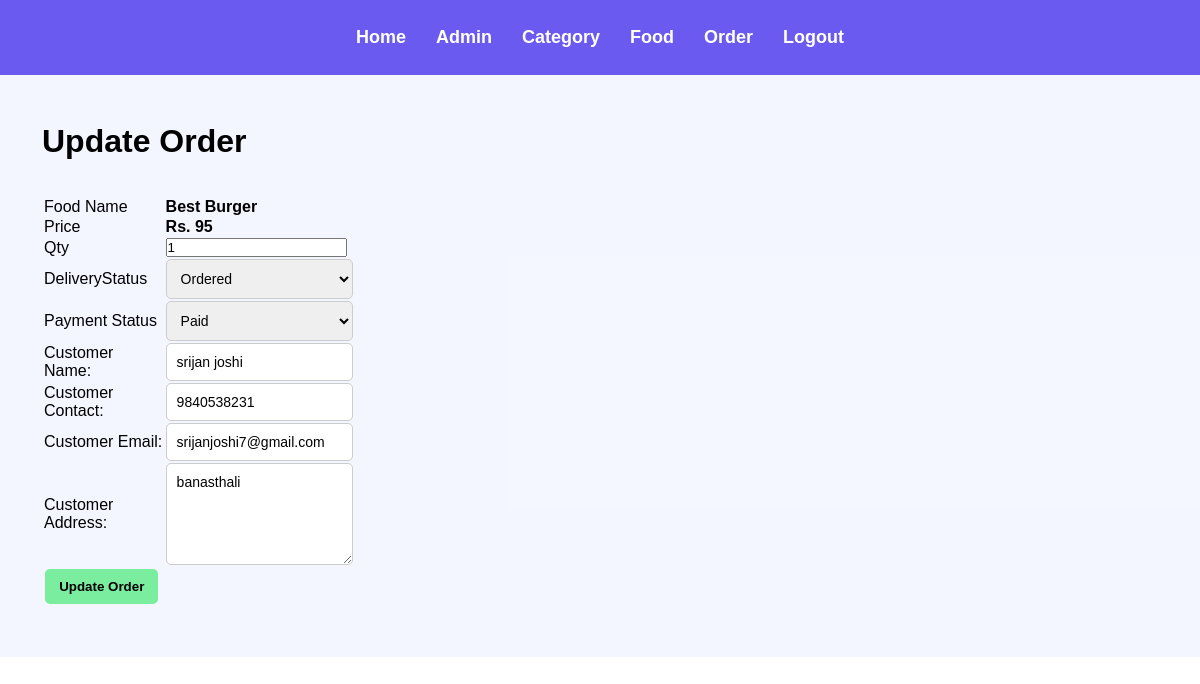
/admin/update-order.php?id=33 (signed in), run on the app's committed database.
### tables this page shows
CREATE TABLE `tbl_order` (
  `id` int(10) UNSIGNED NOT NULL,
  `food` varchar(150) NOT NULL,
  `price` int(10) NOT NULL,
  `qty` int(11) NOT NULL,
  `total` int(10) NOT NULL,
  `order_date` datetime NOT NULL,
  `status` varchar(50) NOT NULL,
  `customer_name` varchar(150) NOT NULL,
  `customer_contact` varchar(20) NOT NULL,
  `customer_email` varchar(150) NOT NULL,
  `customer_address` varchar(255) NOT NULL,
  `payment_status` varchar(50) NOT NULL DEFAULT 'Pending'
);

### admin/update-order.php (the view, shortened to what this page needs)
<?php include('partials/menu.php'); ?>
<div class="main">
    <div class="container">
        <h1>Update Order</h1>
        <br><br>
        <?php
        if (isset($_GET['id'])) {
            $id = $_GET['id'];
            $sql = "SELECT * FROM tbl_order WHERE id=$id";
            $res = mysqli_query($conn, $sql);
            $count = mysqli_num_rows($res);
            if ($count == 1) {
                $row = mysqli_fetch_assoc($res);
                $food = $row['food'];
                $price = $row['price'];
                $qty = $row['qty'];
                $status = $row['status'];
                $payment_status = $row['payment_status'];
                $customer_name = $row['customer_name'];
                $customer_contact = $row['customer_contact'];
                $customer_email = $row['customer_email'];
                $customer_address = $row['customer_address'];
            } else {
                header('location:' . SITEURL . 'admin/manage-order.php');
            }
        } else {
            header('location:' . SITEURL . 'admin/manage-order.php');
        }
        ?>
        <form action="" method="POST">
            <table class="tbl-30">
                <tr>
                    <td>Food Name</td>
                    <td><b> <?php echo $food; ?> </b></td>
                </tr>
                <tr>
                    <td>Price</td>
                    <td>
                        <b> Rs. <?php echo $price; ?></b>
                    </td>
                </tr>
                <tr>
                    <td>Qty</td>
                    <td>
                        <input type="number" name="qty" value="<?php echo $qty; ?>" readonly>
                    </td>
                </tr>
                <tr>
                    <td>DeliveryStatus</td>
                    <td>
                        <select name="status">
                            <option <?php if ($status == "Ordered") {
                                        echo "selected";
                                    } ?> value="Ordered">Ordered</option>
                        </select>
                    </td>
                </tr>
                <tr>
                    <td>Payment Status</td>
                    <td>
                        <select name="payment_status">
                            <option <?php if ($payment_status == "Paid") {
                                        echo "selected";
                                    } ?> value="Paid">Paid</option>
                        </select>
                    </td>
                </tr>
                <tr>
                    <td>Customer Name: </td>
                    <td>
                        <input type="text" name="customer_name" value="<?php echo $customer_name; ?>">
                    </td>
                </tr>
                <tr>
                    <td>Customer Contact: </td>
                    <td>
                        <input type="text" name="customer_contact" value="<?php echo $customer_contact; ?>">
                    </td>
                </tr>
                <tr>
                    <td>Customer Email: </td>
                    <td>
                        <input type="text" name="customer_email" value="<?php echo $customer_email; ?>">
                    </td>
                </tr>
                <tr>
                    <td>Customer Address: </td>
                    <td>
                        <textarea name="customer_address" cols="30" rows="5"><?php echo $customer_address; ?></textarea>
                    </td>
                </tr>
                <tr>
                    <td clospan="2">
                        <input type="submit" name="submit" value="Update Order" class="btn-secondary">
                    </td>
                </tr>
            </table>
        </form>
    </div>
</div>

### css/admin.css (style rules this page uses)
* { margin: 0; padding: 0; font-family: Arial, Helvetica, sans-serif; }
.container { padding: 1%; width: 93%; margin: 0 auto; }
.tbl-30 { width: 30%; }
.btn-secondary { margin: 2% 1%; background-color: #7bed9f; padding: 5px; color: black; text-decoration: none; font-weight: bold; border-radius: 5px; }
.main { background-color: #f1f4ffc4; padding: 3% 0; }
input[type="text"], input[type="password"], input[type="email"], textarea, select { width: calc(100% - 22px); padding: 10px; border: 1px solid #ccc; border-radius: 5px; font-size: 14px; }
input[type="submit"] { padding: 10px 14px; border: none; border-radius: 5px; cursor: pointer; }

### data on the page
tbl_order: food "Best Burger", price "95", qty "1", status "Ordered", payment_status "Paid", customer_name "srijan joshi", customer_contact "9840538231", customer_email "srijanjoshi7@gmail.com", customer_address "banasthali"
